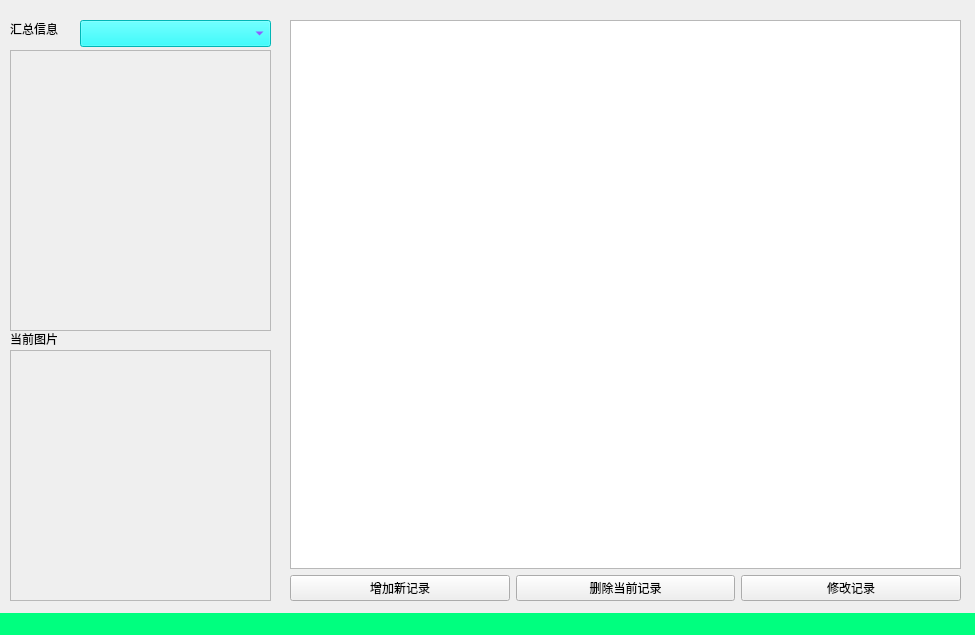
<?xml version="1.0" encoding="UTF-8"?>
<ui version="4.0">
 <class>MainWindow</class>
 <widget class="QMainWindow" name="MainWindow">
  <property name="geometry">
   <rect>
    <x>0</x>
    <y>0</y>
    <width>975</width>
    <height>635</height>
   </rect>
  </property>
  <property name="windowTitle">
   <string>记账/查看工具</string>
  </property>
  <property name="toolTip">
   <string>&lt;html&gt;&lt;head/&gt;&lt;body&gt;&lt;p&gt;这是一个简单的几张查看/添加工具&lt;/p&gt;&lt;/body&gt;&lt;/html&gt;</string>
  </property>
  <property name="whatsThis">
   <string>简单记账管理工具</string>
  </property>
  <widget class="QWidget" name="centralwidget">
   <widget class="QComboBox" name="modeSelector">
    <property name="geometry">
     <rect>
      <x>80</x>
      <y>20</y>
      <width>191</width>
      <height>27</height>
     </rect>
    </property>
    <property name="styleSheet">
     <string notr="true">background:rgb(0, 255, 255);
color: rgb(170, 0, 255);</string>
    </property>
    <property name="currentIndex">
     <number>-1</number>
    </property>
   </widget>
   <widget class="QWidget" name="layoutWidget">
    <property name="geometry">
     <rect>
      <x>290</x>
      <y>20</y>
      <width>671</width>
      <height>581</height>
     </rect>
    </property>
    <layout class="QVBoxLayout" name="verticalLayout">
     <item>
      <widget class="QTableView" name="listData">
       <property name="editTriggers">
        <set>QAbstractItemView::DoubleClicked</set>
       </property>
       <property name="selectionBehavior">
        <enum>QAbstractItemView::SelectRows</enum>
       </property>
       <property name="showGrid">
        <bool>true</bool>
       </property>
       <property name="sortingEnabled">
        <bool>true</bool>
       </property>
       <attribute name="horizontalHeaderDefaultSectionSize">
        <number>100</number>
       </attribute>
      </widget>
     </item>
     <item>
      <layout class="QHBoxLayout" name="horizontalLayout">
       <item>
        <widget class="QPushButton" name="btnAdd">
         <property name="text">
          <string>增加新记录</string>
         </property>
        </widget>
       </item>
       <item>
        <widget class="QPushButton" name="btnDel">
         <property name="text">
          <string>删除当前记录</string>
         </property>
        </widget>
       </item>
       <item>
        <widget class="QPushButton" name="btnModify">
         <property name="text">
          <string>修改记录</string>
         </property>
        </widget>
       </item>
      </layout>
     </item>
    </layout>
   </widget>
   <widget class="QLabel" name="label">
    <property name="geometry">
     <rect>
      <x>10</x>
      <y>330</y>
      <width>261</width>
      <height>21</height>
     </rect>
    </property>
    <property name="text">
     <string>当前图片</string>
    </property>
    <property name="alignment">
     <set>Qt::AlignLeading|Qt::AlignLeft|Qt::AlignTop</set>
    </property>
   </widget>
   <widget class="QLabel" name="pictureShow">
    <property name="geometry">
     <rect>
      <x>10</x>
      <y>350</y>
      <width>261</width>
      <height>251</height>
     </rect>
    </property>
    <property name="frameShape">
     <enum>QFrame::StyledPanel</enum>
    </property>
    <property name="text">
     <string/>
    </property>
    <property name="alignment">
     <set>Qt::AlignLeading|Qt::AlignLeft|Qt::AlignTop</set>
    </property>
   </widget>
   <widget class="QLabel" name="pictureShow_2">
    <property name="geometry">
     <rect>
      <x>10</x>
      <y>50</y>
      <width>261</width>
      <height>281</height>
     </rect>
    </property>
    <property name="frameShape">
     <enum>QFrame::StyledPanel</enum>
    </property>
    <property name="text">
     <string/>
    </property>
    <property name="alignment">
     <set>Qt::AlignLeading|Qt::AlignLeft|Qt::AlignTop</set>
    </property>
   </widget>
   <widget class="QLabel" name="label_3">
    <property name="geometry">
     <rect>
      <x>10</x>
      <y>20</y>
      <width>61</width>
      <height>21</height>
     </rect>
    </property>
    <property name="text">
     <string>汇总信息</string>
    </property>
    <property name="alignment">
     <set>Qt::AlignLeading|Qt::AlignLeft|Qt::AlignTop</set>
    </property>
   </widget>
   <zorder>layoutWidget</zorder>
   <zorder>modeSelector</zorder>
   <zorder>label</zorder>
   <zorder>pictureShow</zorder>
   <zorder>pictureShow_2</zorder>
   <zorder>label_3</zorder>
  </widget>
  <widget class="QStatusBar" name="statusbar">
   <property name="styleSheet">
    <string notr="true">background: rgb(0, 255, 127)</string>
   </property>
   <property name="sizeGripEnabled">
    <bool>true</bool>
   </property>
  </widget>
 </widget>
 <tabstops>
  <tabstop>modeSelector</tabstop>
  <tabstop>listData</tabstop>
 </tabstops>
 <resources/>
 <connections/>
</ui>
